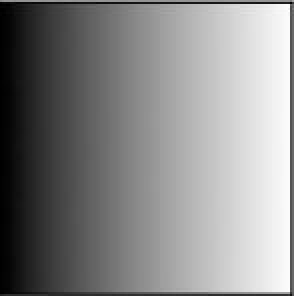
#> input picture opencv/gradient.JPG, 147 x 148 px, found by its file name (shown 2 times larger)
$ python 09_image_thresh.py
#> lines starting #> are read from the running program, lines starting #| are printed output that depends on the picture; after the words box and inside, x2 and y2 are one past the last pixel; in counts of white or black regions, pixels touching at a corner belong together
import cv2
import numpy as np
from matplotlib import pyplot as plt

img = cv2.imread("opencv/gradient.JPG", 0)
#> img is the input picture: shape (148, 147); min 0, max 255, mean 135.7
ret, thresh1 = cv2.threshold(img, 127, 255, cv2.THRESH_BINARY)
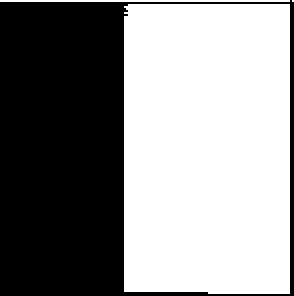
#> thresh1: shape (148, 147) (shown 2 times larger); 55.8% white; 1 black region, box (x1, y1, x2, y2) and area: (0, 0, 147, 148) 9624
ret, thresh2 = cv2.threshold(img, 127, 255, cv2.THRESH_BINARY_INV)
ret, thresh3 = cv2.threshold(img, 127, 255, cv2.THRESH_TRUNC)
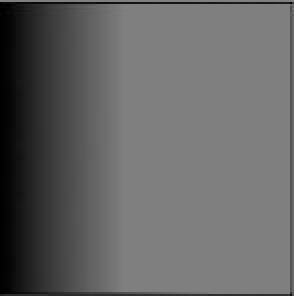
#> thresh3: shape (148, 147) (shown 2 times larger); min 0, max 127, mean 100.1
ret, thresh4 = cv2.threshold(img, 127, 255, cv2.THRESH_TOZERO)
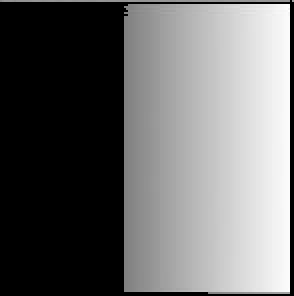
#> thresh4: shape (148, 147) (shown 2 times larger); min 0, max 255, mean 106.4
ret, thresh5 = cv2.threshold(img, 127, 255, cv2.THRESH_TOZERO_INV)
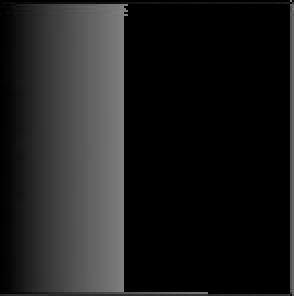
#> thresh5: shape (148, 147) (shown 2 times larger); min 0, max 127, mean 29.3
titles = ["Origin", "Binary", "Binary_INV", "Trunc", "Tozero", "Tozero_INV"]
images = [img, thresh1, thresh2, thresh3, thresh4, thresh5]

for i in range(6):
    plt.subplot(2, 3, i + 1)
    plt.imshow(images[i], "gray")
    plt.title(titles[i])
    plt.xticks([]), plt.yticks([])
plt.show()

img = cv2.imread("opencv/dave.jpg", 0)
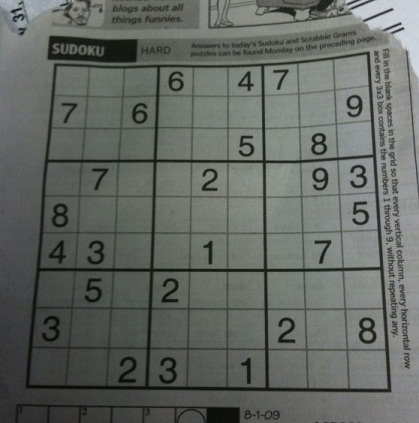
#> input picture opencv/dave.jpg, 419 x 423 px, found by its file name
#> img: shape (423, 419); min 5, max 218, mean 101.9
ret, th1 = cv2.threshold(img, 127, 255, cv2.THRESH_BINARY)  # 오리지널
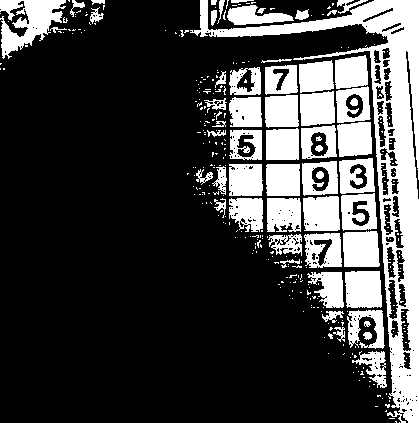
#> th1: shape (423, 419); 25.6% white; 333 white regions (274 under 20 px), largest, box (x1, y1, x2, y2) and area: (190, 0, 419, 423) 14935, (0, 0, 66, 59) 2037, (345, 271, 382, 308) 1282
th2 = cv2.adaptiveThreshold(
    img, 255, cv2.ADAPTIVE_THRESH_MEAN_C, cv2.THRESH_BINARY, 15, 2
)
#> th2: shape (423, 419); 73.7% white; 1543 black regions (1348 under 20 px), largest, box (x1, y1, x2, y2) and area: (25, 51, 392, 393) 19469, (208, 0, 375, 29) 1562, (47, 35, 139, 62) 1516
th3 = cv2.adaptiveThreshold(
    img, 255, cv2.ADAPTIVE_THRESH_GAUSSIAN_C, cv2.THRESH_BINARY, 15, 2
)
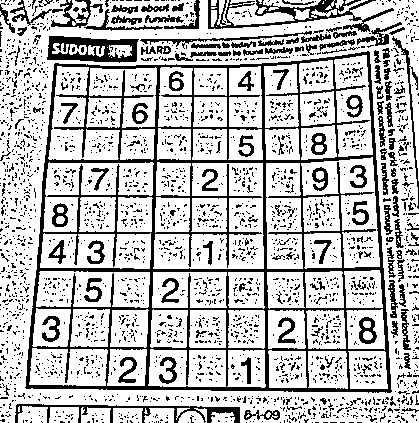
#> th3: shape (423, 419); 74.7% white; 2584 black regions (2422 under 20 px), largest, box (x1, y1, x2, y2) and area: (25, 51, 392, 393) 17059, (208, 0, 394, 32) 1691, (47, 36, 139, 63) 1412

titles = ["Original", "Global", "Mean", "Gaussian"]

images = [img, th1, th2, th3]

for i in range(4):
    plt.subplot(2, 2, i + 1), plt.imshow(images[i], "gray")
    plt.title(titles[i])
    plt.xticks([]), plt.yticks([])

plt.show()
